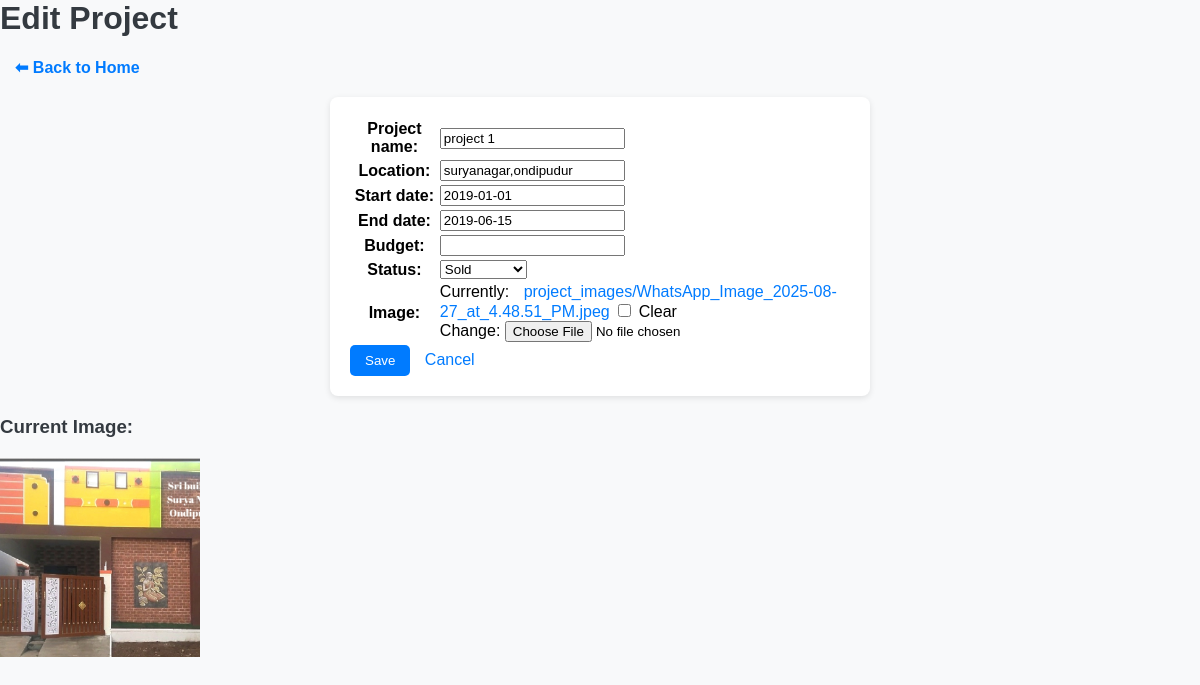
The page /projects/1/update/ on the database its author committed.
### records/models.py (models this page shows, shortened)
class Project(models.Model):
    project_id = models.AutoField(primary_key=True)
    project_name = models.CharField(max_length=200)
    location = models.CharField(max_length=200)
    start_date = models.DateField(null=True, blank=True)
    end_date = models.DateField(null=True, blank=True)
    budget = models.IntegerField(null=True, blank=True)
    STATUS_CHOICES = [
        ('Ongoing', 'Ongoing'),
        ('Completed', 'Completed'),
        ('Sold', 'Sold'),
    ]
    status = models.CharField(max_length=20, choices=STATUS_CHOICES, null=True, blank=True)
    image = models.ImageField(upload_to='project_images/', null=True, blank=True)

### records/views.py (the view)
# urls.py: path('projects/<int:pk>/update/', views.ProjectUpdateView.as_view(), name='project_update'),
class ProjectUpdateView(UpdateView):
    model = Project
    fields = ["project_name", "location", "start_date", "end_date", "budget", "status", "image"]
    template_name = "records/project_form.html"
    success_url = reverse_lazy("project_list")

### records/templates/records/project_form.html (shortened to what this page needs)
{% load static %}
<link rel="stylesheet" href="{% static 'css/style.css' %}">
<!DOCTYPE html>
<html>
<head>
</head>
<body>
    <h1>{% if form.instance.pk %}Edit Project{% else %}Add Project{% endif %}</h1>
    <a href="{% url 'home' %}" class="btn btn-secondary mb-3">⬅ Back to Home</a>
    <form method="post" enctype="multipart/form-data">
        <table>
            {{ form.as_table }}
        </table>
        <button type="submit">Save</button>
        <a href="{% url 'project_list' %}">Cancel</a>
    </form>
    {% if form.instance.pk and form.instance.image %}
        <h3>Current Image:</h3>
        <img src="{{ form.instance.image.url }}" alt="Project Image" width="200">
    {% endif %}
</body>
</html>

### records/static/css/style.css (style rules this page uses)
body { font-family: Arial, sans-serif; background-color: #f8f9fa; margin: 0; padding: 0; }
h1, h2, h3 { color: #343a40; }
.btn { font-weight: bold; border-radius: 8px; padding: 10px 15px; margin: 5px 0; text-decoration: none; }
a { text-decoration: none; color: #007bff; margin-left: 10px; }
form { background: #ffffff; padding: 20px; border-radius: 8px; max-width: 500px; margin: 20px auto; box-shadow: 0 2px 6px rgba(0,0,0,0.1); }
button { background-color: #007bff; color: #fff; border: none; padding: 8px 15px; cursor: pointer; border-radius: 5px; }

### rows shown on the page
Project: project_name "project 1", location "suryanagar,ondipudur", start_date "2019-01-01", end_date "2019-06-15", status "Sold", instance.image (picture)
